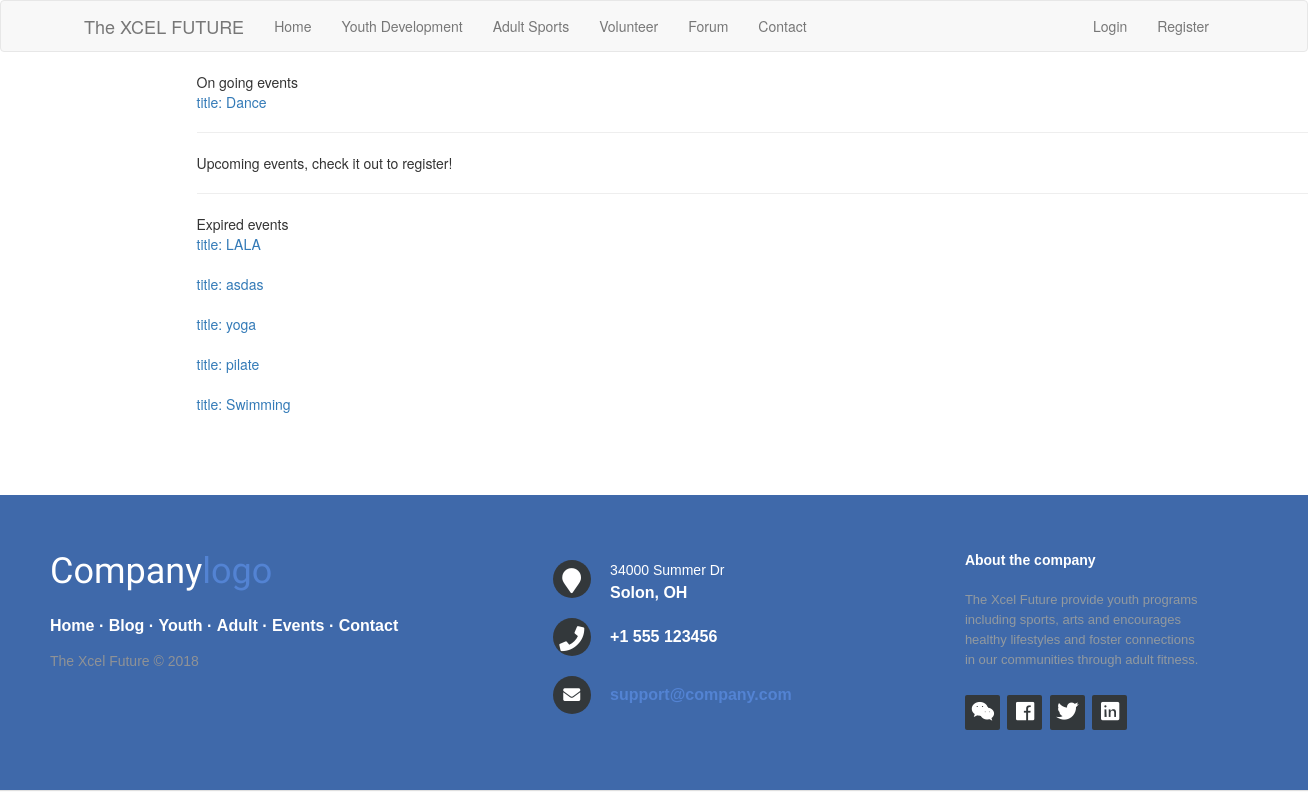
Before: /events with the older database file.
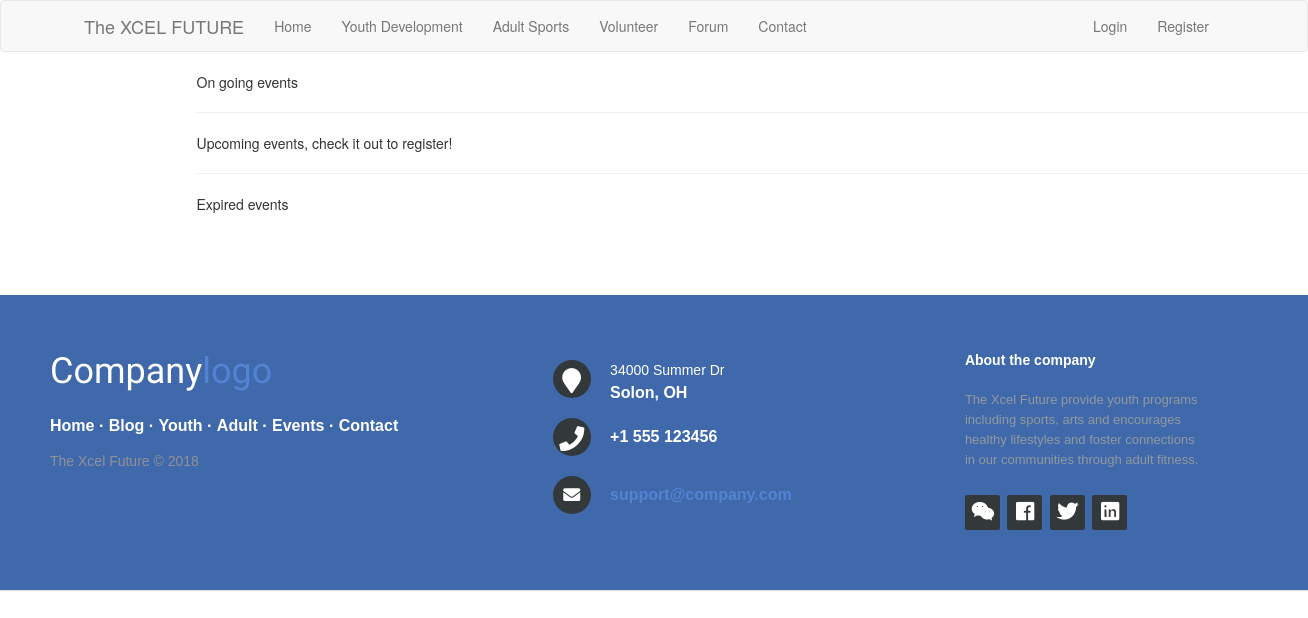
After: the same page with the newer database file.
### app/models.py (models this page shows, shortened)
class Event(db.Model):
    id = db.Column(db.Integer, primary_key=True)
    start_date = db.Column(db.DateTime, index=True, default=datetime.now)
    end_date = db.Column(db.DateTime, index=True)
    location = db.Column(db.String(128))
    limit = db.Column(db.Integer)
    participants = db.Column(db.Integer, default=0)
    title = db.Column(db.String(500))
    body = db.Column(db.Text)
    event_file = db.relationship('File', secondary=event_file_table,
                  backref=db.backref('file_event', lazy='dynamic'), lazy='dynamic')
    event_image = db.relationship('Image', secondary=event_image_table,
                  backref=db.backref('image_event', lazy='dynamic'), lazy='dynamic')
    def get_upcoming_events(self):
        now = datetime.now()
        upcoming = Event.query.filter(Event.start_date > now).order_by(Event.start_date)
        return list(upcoming)
    def get_ongoing_events(self):
        now = datetime.now()
        ongoing = Event.query.filter(Event.start_date <= now, Event.end_date >= now).order_by(Event.start_date)
        return list(ongoing)
    def get_passed_events(self):
        now = datetime.now()
        passed = Event.query.filter(Event.end_date < now).order_by(Event.start_date.desc())
        return list(passed)

### app/routes.py (the view)
@app.route('/events')
def events():
    upcoming = Event().get_upcoming_events()
    passed = Event().get_passed_events()
    ongoing = Event().get_ongoing_events()
    return render_template('events.html', title='events', upcoming=upcoming, passed=passed, ongoing=ongoing)

### app/templates/events.html (shortened to what this page needs)
{% extends "base.html" %}
{% block app_content %}
<div class="container">
    {{ 'On going events' }}
    {% for event in ongoing %}
        {% include '_passed.html' %}
    {% endfor %}
    <hr>
    {{ 'Upcoming events, check it out to register!' }}
    <br>
    <hr>
    {{ 'Expired events' }}
    {% for event in passed %}
    {% include '_passed.html' %}
{% endfor %}
</div>
{% endblock %}

### app/templates/_passed.html (shortened to what this page needs)
<table>
    <tr valign="top">
        <td><a href="{{ url_for('event', event=event.id) }}">title: {{ event.title }}</a></td>
    </tr>
</table>

Changed rows visible on the page:
no longer on this page (row edited): Event: title "Dance"
removed Event: title "LALA"
removed Event: title "asdas"
removed Event: title "yoga"
removed Event: title "pilate"
removed Event: title "Swimming"
